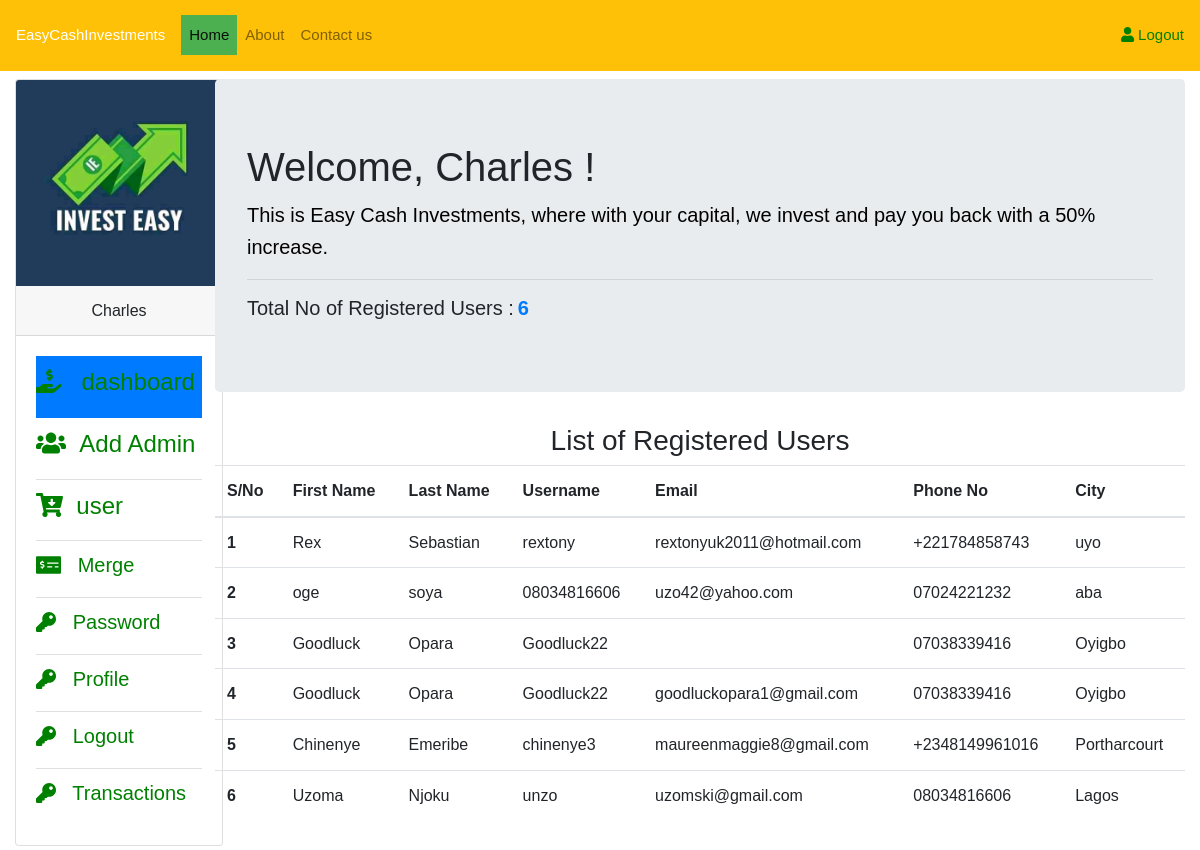
The page /admin/user.php (signed in) on the database its author committed.
### tables this page shows
CREATE TABLE `user` (
  `u_id` int(11) NOT NULL,
  `fname` varchar(255) NOT NULL,
  `lname` varchar(255) NOT NULL,
  `uname` varchar(255) NOT NULL,
  `email` varchar(255) NOT NULL,
  `phone` varchar(255) NOT NULL,
  `pass` varchar(255) NOT NULL,
  `contact` varchar(255) NOT NULL,
  `city` varchar(255) NOT NULL,
  `state` varchar(255) NOT NULL,
  `term` varchar(255) NOT NULL
);

### admin/user.php (the view, shortened to what this page needs)
 <?php
   include('includes/config.php');
   if(!isset($_SESSION['email'])){
     echo"<script>window.open('login.php','_self')</script>";
   }
   else{
   $email = $_SESSION['email']
   ?>
   <!DOCTYPE html>
    <html>
    <head>
      <link rel="stylesheet" href="assets/bootstrap.min.css" type="text/css">
      <link rel="stylesheet" href="assets/all.min.css" type="text/css">
      <link rel="stylesheet" href="assets/style.css">
      <link rel="stylesheet" href="assets/jsgrid-theme.min.css">
      <link rel="stylesheet" href="assets/jsgrid.min.css">
    </head>
    <body>
    <nav class="navbar navbar-expand-lg navbar-light bg-warning">
      <a class="navbar-brand text-white " href="index.php">EasyCashInvestments</a>
      <div class="collapse navbar-collapse" id="navbarSupportedContent">
        <ul class="navbar-nav mr-auto">
            <li class="nav-item active">
              <a class="nav-link" href="index.php">Home <span class="sr-only">(current)</span></a>
           </li>
           <li class="nav-item">
            <a class="nav-link" href="#about">About</a>
          </li>
          <li class="nav-item">
            <a class="nav-link" href="invest.php">Contact us</a>
          </li>
        </ul>
           <ul class="text-inline my-2 my-lg-0">
             <li class="nav-item">
              <a class="btn btn-success dropdown-item" href="logout.php"><i class="fa fa-user"></i>&nbsp;Logout</a>
          </li>
           </ul>
      </div>
    </nav>
    <div class="container-fluid">
      <div class="row">
          <div class="col-md-2 mt-2 mb-1">
              <div class="card" style="width: 13rem;">
                <img src="../g1.jpg" class="card-img-top" alt="...">
                <div class="card-header text-center">
                 <?php
                 if(isset($_SESSION['email'])){
                    $get_name = "SELECT * FROM admin WHERE email = '$email'";
                    $name_query = mysqli_query($conn, $get_name);
                    while($name_row = mysqli_fetch_assoc($name_query)){
                        $fname = $name_row['fname'];
                        echo"$fname";
                    }
                 }
                  ?>
                </div>
                <div class="card-body">
                   <ul class="list-group list-group-flush">
                      <?php
                      if(isset($_SESSION['email'])){
                    $email = $_SESSION['email'];
                    $get_level = "SELECT * FROM admin WHERE email = '$email'";
                    $level_query = mysqli_query($conn, $get_level);
                    while($level_row = mysqli_fetch_assoc($level_query)){
                          if($level ="super"){
                             echo"
                              <li class='active list-group-item font-weight-bold  px-0'><a href='index.php'><h4><i class='fas fa-hand-holding-usd'></i> &nbsp; dashboard</h4></a></li>
                             <li class='list-group-item font-weight-bold  px-0'>
                             <a href='admin.php'><h4><i class='fas fa-users'></i> &nbsp;Add Admin</h4></a>
                             </li>
                       <li class='list-group-item font-weight-bold  px-0'><a href='user.php'><h4><i class='fas fa-cart-arrow-down'></i> &nbsp;user</h4></a></li>
                     <li class='list-group-item font-weight-bold  px-0'><a href='merging.php'><h5><i class='fas fa-money-check-alt'></i> &nbsp; Merge </h5></a></li>
                       <li class='list-group-item font-weight-bold  px-0'><a href='password.php'><h5><i class='fas fa-key'></i> &nbsp; Password</h5></a></li>
                       <li class='list-group-item font-weight-bold px-0'><a href='profile.php'><h5><i class='fas fa-key'></i> &nbsp; Profile</h5></a></li>
                       <li class='list-group-item font-weight-bold px-0'><a href='logout.php'><h5><i class='fas fa-key'></i> &nbsp; Logout</h5></a></li>
                       <li class='list-group-item font-weight-bold px-0'><a href='transaction.php'><h5><i class='fas fa-key'></i> &nbsp; Transactions</h5></a></li>
                       ";
                          }
                    }
                      }
                      ?>
                      </ul>
               </div>
              </div>
          </div>
          <div class="col-md-10 mt-2 mb-1">
              <div class="jumbotron">
                  <?php
                 if(isset($_SESSION['email'])){
                    $email = $_SESSION['email'];
                    $get_name = "SELECT * FROM admin WHERE email = '$email'";
                    $name_query = mysqli_query($conn, $get_name);
                    while($name_row = mysqli_fetch_assoc($name_query)){
                        $fname = $name_row['fname'];
                        echo"<h1 class='display-5'>Welcome, $fname!</h1>";
                    }
                 }
                  ?>
                 <p class="lead">This is Easy Cash Investments, where with your capital, we invest and pay you back with a 50% increase.
                 </p>
                <hr>
                <div class="d-flex justify-content-between">
                     <?php
                         $get_alluser = "SELECT * FROM user  ORDER BY 1 DESC";
                         $user_query = mysqli_query($conn,$get_alluser);
                         $user_count = mysqli_num_rows($user_query);
                         echo"
                         <h5>Total No of Registered Users :<span class='ml-1 font-weight-bold text-primary'>$user_count </span> </h5>
                         ";
               ?>
                    </div>
          </div>
              <div class="table-responsive">
                  <h3 align="center">List of Registered Users</h3>
                  <div id="jsGrid">
                       <table class="table table-hover">
                         <thead>
                            <tr>
                              <th scope="col">S/No</th>
                              <th scope="col">First Name</th>
                              <th scope="col">Last Name</th>
                              <th scope="col">Username</th>
                              <th scope="col">Email</th>
                              <th scope="col">Phone No </th>
                              <th scope="col">City</th>
                            </tr>
                       </thead>
                       <tbody>
        <?php
             $i=1;
           $get_alluser = "SELECT * FROM user  ORDER BY 1 DESC";
           $user_query = mysqli_query($conn,$get_alluser);
           while($user_row = mysqli_fetch_assoc($user_query)){
            $fname = $user_row['fname'];
            $lname = $user_row['lname'];
            $uname = $user_row['uname'];
            $email = $user_row['email'];
            $phone = $user_row['phone'];
            $city = $user_row['city'];
            echo"
               <tr>
                   <th scope='row'>$i</th>
                   <td>$fname</td>
                   <td>$lname</td>
                   <td>$uname</td>
                   <td>$email</td>
                   <td>$phone</td>
                   <td>$city</td>
               </tr>
            ";
            $i++;
           }
        ?>
                       </tbody>
                </table>
                  </div>
              </div>
          </div>
     </div>
 </div>
  </body>
</html>
<?php
}

### admin/assets/style.css (style rules this page uses)
* { padding:0; margin:0; }
html { background-color: tan; }
body { font:16px/1.6 Arial, sans-serif; }
.active { background-color: #4CAF50; color: white; }
h4 { font: bold; color: green; }
p { color: black; font-size: 17px; }
ul { margin: 0; padding: 0; top: 2em; left: 1em }
ul { text-decoration: none }
a:link { color: green; font-size: 15px; }
.nav-item { list-style-type: none; }
.dropdown-item { padding:1.0rem 0 !important; }
.list-group-item { list-style-type: none; text-decoration: none; }

### rows shown on the page
user: fname "Rex", lname "Sebastian", uname "rextony", email "rextonyuk2011@hotmail.com", phone "+221784858743", city "uyo"
user: fname "oge", lname "soya", uname "08034816606", email "uzo42@yahoo.com", phone "07024221232", city "aba"
user: fname "Goodluck", lname "Opara", uname "Goodluck22", phone "07038339416", city "Oyigbo"
user: fname "Goodluck", lname "Opara", uname "Goodluck22", email "goodluckopara1@gmail.com", phone "07038339416", city "Oyigbo"
user: fname "Chinenye", lname "Emeribe", uname "chinenye3", email "maureenmaggie8@gmail.com", phone "+2348149961016", city "Portharcourt"
user: fname "Uzoma", lname "Njoku", uname "unzo", email "uzomski@gmail.com", phone "08034816606", city "Lagos"

### other values the page prints
$fname "Charles"
$user_count "6"
